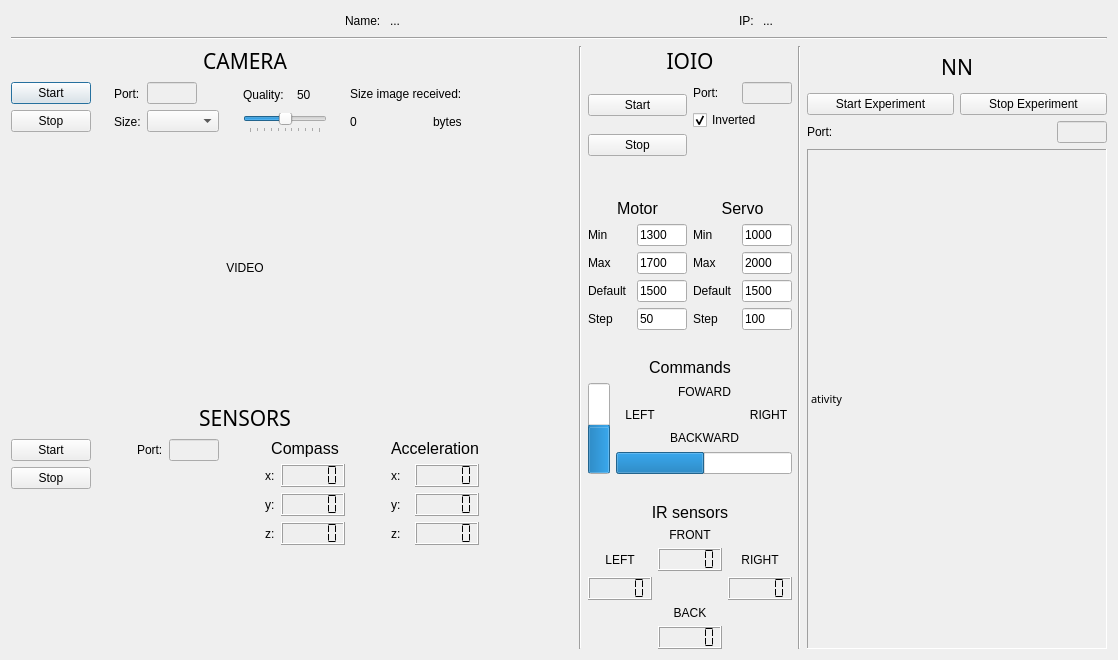
<?xml version="1.0" encoding="UTF-8"?>
<ui version="4.0">
 <class>Android_Dialog</class>
 <widget class="QDialog" name="Android_Dialog">
  <property name="geometry">
   <rect>
    <x>0</x>
    <y>0</y>
    <width>1118</width>
    <height>660</height>
   </rect>
  </property>
  <property name="windowTitle">
   <string>Dialog</string>
  </property>
  <layout class="QVBoxLayout" name="verticalLayout_15">
   <item>
    <layout class="QHBoxLayout" name="horizontalLayout_21">
     <item>
      <spacer name="horizontalSpacer_13">
       <property name="orientation">
        <enum>Qt::Horizontal</enum>
       </property>
       <property name="sizeHint" stdset="0">
        <size>
         <width>40</width>
         <height>20</height>
        </size>
       </property>
      </spacer>
     </item>
     <item>
      <widget class="QLabel" name="label_6">
       <property name="text">
        <string>Name: </string>
       </property>
      </widget>
     </item>
     <item>
      <widget class="QLabel" name="phone_label">
       <property name="text">
        <string>...</string>
       </property>
       <property name="scaledContents">
        <bool>true</bool>
       </property>
      </widget>
     </item>
     <item>
      <spacer name="horizontalSpacer_7">
       <property name="orientation">
        <enum>Qt::Horizontal</enum>
       </property>
       <property name="sizeHint" stdset="0">
        <size>
         <width>18</width>
         <height>20</height>
        </size>
       </property>
      </spacer>
     </item>
     <item>
      <widget class="QLabel" name="label_7">
       <property name="text">
        <string>IP: </string>
       </property>
      </widget>
     </item>
     <item>
      <widget class="QLabel" name="IP_label">
       <property name="text">
        <string>...</string>
       </property>
       <property name="scaledContents">
        <bool>true</bool>
       </property>
      </widget>
     </item>
     <item>
      <spacer name="horizontalSpacer_2">
       <property name="orientation">
        <enum>Qt::Horizontal</enum>
       </property>
       <property name="sizeHint" stdset="0">
        <size>
         <width>40</width>
         <height>20</height>
        </size>
       </property>
      </spacer>
     </item>
    </layout>
   </item>
   <item>
    <widget class="Line" name="line_2">
     <property name="orientation">
      <enum>Qt::Horizontal</enum>
     </property>
    </widget>
   </item>
   <item>
    <layout class="QHBoxLayout" name="horizontalLayout_20">
     <item>
      <layout class="QVBoxLayout" name="verticalLayout_2">
       <item>
        <widget class="QLabel" name="label">
         <property name="font">
          <font>
           <family>Ethnocentric</family>
           <pointsize>16</pointsize>
          </font>
         </property>
         <property name="text">
          <string>CAMERA</string>
         </property>
         <property name="alignment">
          <set>Qt::AlignCenter</set>
         </property>
        </widget>
       </item>
       <item>
        <layout class="QHBoxLayout" name="horizontalLayout_7">
         <item>
          <layout class="QVBoxLayout" name="verticalLayout_5">
           <item>
            <widget class="QPushButton" name="camera_start_btn">
             <property name="text">
              <string>Start</string>
             </property>
            </widget>
           </item>
           <item>
            <widget class="QPushButton" name="camera_stop_btn">
             <property name="text">
              <string>Stop</string>
             </property>
            </widget>
           </item>
          </layout>
         </item>
         <item>
          <spacer name="horizontalSpacer_4">
           <property name="orientation">
            <enum>Qt::Horizontal</enum>
           </property>
           <property name="sizeHint" stdset="0">
            <size>
             <width>13</width>
             <height>17</height>
            </size>
           </property>
          </spacer>
         </item>
         <item>
          <layout class="QHBoxLayout" name="horizontalLayout_5">
           <item>
            <layout class="QVBoxLayout" name="verticalLayout_6">
             <item>
              <widget class="QLabel" name="port_cam_label">
               <property name="text">
                <string>Port:</string>
               </property>
              </widget>
             </item>
             <item>
              <widget class="QLabel" name="label_5">
               <property name="text">
                <string>Size:</string>
               </property>
              </widget>
             </item>
            </layout>
           </item>
           <item>
            <layout class="QVBoxLayout" name="verticalLayout_7">
             <item>
              <widget class="QLineEdit" name="cam_port_lineEdit">
               <property name="enabled">
                <bool>false</bool>
               </property>
               <property name="maximumSize">
                <size>
                 <width>50</width>
                 <height>16777215</height>
                </size>
               </property>
               <property name="maxLength">
                <number>6</number>
               </property>
              </widget>
             </item>
             <item>
              <widget class="QComboBox" name="cam_sizes_box"/>
             </item>
            </layout>
           </item>
          </layout>
         </item>
         <item>
          <spacer name="horizontalSpacer_5">
           <property name="orientation">
            <enum>Qt::Horizontal</enum>
           </property>
           <property name="sizeHint" stdset="0">
            <size>
             <width>13</width>
             <height>17</height>
            </size>
           </property>
          </spacer>
         </item>
         <item>
          <layout class="QVBoxLayout" name="verticalLayout">
           <item>
            <layout class="QHBoxLayout" name="horizontalLayout">
             <item>
              <widget class="QLabel" name="label_3">
               <property name="text">
                <string>Quality:</string>
               </property>
              </widget>
             </item>
             <item>
              <widget class="QLabel" name="compr_rate_label">
               <property name="maximumSize">
                <size>
                 <width>30</width>
                 <height>16777215</height>
                </size>
               </property>
               <property name="text">
                <string>50</string>
               </property>
              </widget>
             </item>
            </layout>
           </item>
           <item>
            <widget class="QSlider" name="img_compression_Slider">
             <property name="mouseTracking">
              <bool>false</bool>
             </property>
             <property name="maximum">
              <number>100</number>
             </property>
             <property name="singleStep">
              <number>10</number>
             </property>
             <property name="pageStep">
              <number>10</number>
             </property>
             <property name="value">
              <number>50</number>
             </property>
             <property name="sliderPosition">
              <number>50</number>
             </property>
             <property name="tracking">
              <bool>true</bool>
             </property>
             <property name="orientation">
              <enum>Qt::Horizontal</enum>
             </property>
             <property name="invertedAppearance">
              <bool>false</bool>
             </property>
             <property name="tickPosition">
              <enum>QSlider::TicksBelow</enum>
             </property>
             <property name="tickInterval">
              <number>10</number>
             </property>
            </widget>
           </item>
          </layout>
         </item>
         <item>
          <spacer name="horizontalSpacer_9">
           <property name="orientation">
            <enum>Qt::Horizontal</enum>
           </property>
           <property name="sizeHint" stdset="0">
            <size>
             <width>13</width>
             <height>51</height>
            </size>
           </property>
          </spacer>
         </item>
         <item>
          <layout class="QVBoxLayout" name="verticalLayout_8">
           <item>
            <widget class="QLabel" name="label_4">
             <property name="frameShape">
              <enum>QFrame::NoFrame</enum>
             </property>
             <property name="frameShadow">
              <enum>QFrame::Plain</enum>
             </property>
             <property name="text">
              <string>Size image received:</string>
             </property>
            </widget>
           </item>
           <item>
            <layout class="QHBoxLayout" name="horizontalLayout_6">
             <item>
              <widget class="QLabel" name="size_image_label">
               <property name="text">
                <string>0</string>
               </property>
               <property name="alignment">
                <set>Qt::AlignCenter</set>
               </property>
              </widget>
             </item>
             <item>
              <spacer name="horizontalSpacer_6">
               <property name="orientation">
                <enum>Qt::Horizontal</enum>
               </property>
               <property name="sizeHint" stdset="0">
                <size>
                 <width>18</width>
                 <height>20</height>
                </size>
               </property>
              </spacer>
             </item>
             <item>
              <widget class="QLabel" name="label_9">
               <property name="text">
                <string>bytes</string>
               </property>
              </widget>
             </item>
            </layout>
           </item>
          </layout>
         </item>
         <item>
          <spacer name="horizontalSpacer_8">
           <property name="orientation">
            <enum>Qt::Horizontal</enum>
           </property>
           <property name="sizeHint" stdset="0">
            <size>
             <width>13</width>
             <height>17</height>
            </size>
           </property>
          </spacer>
         </item>
        </layout>
       </item>
       <item>
        <spacer name="verticalSpacer_9">
         <property name="orientation">
          <enum>Qt::Vertical</enum>
         </property>
         <property name="sizeHint" stdset="0">
          <size>
           <width>20</width>
           <height>40</height>
          </size>
         </property>
        </spacer>
       </item>
       <item>
        <layout class="QHBoxLayout" name="horizontalLayout_8">
         <item>
          <spacer name="horizontalSpacer_10">
           <property name="orientation">
            <enum>Qt::Horizontal</enum>
           </property>
           <property name="sizeHint" stdset="0">
            <size>
             <width>40</width>
             <height>20</height>
            </size>
           </property>
          </spacer>
         </item>
         <item>
          <widget class="QLabel" name="video_label">
           <property name="minimumSize">
            <size>
             <width>50</width>
             <height>50</height>
            </size>
           </property>
           <property name="layoutDirection">
            <enum>Qt::LeftToRight</enum>
           </property>
           <property name="text">
            <string>VIDEO</string>
           </property>
           <property name="scaledContents">
            <bool>true</bool>
           </property>
           <property name="alignment">
            <set>Qt::AlignCenter</set>
           </property>
          </widget>
         </item>
         <item>
          <spacer name="horizontalSpacer_11">
           <property name="orientation">
            <enum>Qt::Horizontal</enum>
           </property>
           <property name="sizeHint" stdset="0">
            <size>
             <width>40</width>
             <height>20</height>
            </size>
           </property>
          </spacer>
         </item>
        </layout>
       </item>
       <item>
        <spacer name="verticalSpacer_3">
         <property name="orientation">
          <enum>Qt::Vertical</enum>
         </property>
         <property name="sizeHint" stdset="0">
          <size>
           <width>13</width>
           <height>98</height>
          </size>
         </property>
        </spacer>
       </item>
       <item>
        <widget class="QLabel" name="label_2">
         <property name="font">
          <font>
           <family>Ethnocentric</family>
           <pointsize>16</pointsize>
          </font>
         </property>
         <property name="text">
          <string>SENSORS</string>
         </property>
         <property name="alignment">
          <set>Qt::AlignCenter</set>
         </property>
        </widget>
       </item>
       <item>
        <layout class="QHBoxLayout" name="horizontalLayout_3">
         <item>
          <layout class="QVBoxLayout" name="verticalLayout_3">
           <item>
            <widget class="QPushButton" name="sensors_start_btn">
             <property name="text">
              <string>Start</string>
             </property>
            </widget>
           </item>
           <item>
            <widget class="QPushButton" name="sensors_stop_btn">
             <property name="text">
              <string>Stop</string>
             </property>
            </widget>
           </item>
           <item>
            <spacer name="verticalSpacer">
             <property name="orientation">
              <enum>Qt::Vertical</enum>
             </property>
             <property name="sizeHint" stdset="0">
              <size>
               <width>20</width>
               <height>40</height>
              </size>
             </property>
            </spacer>
           </item>
          </layout>
         </item>
         <item>
          <spacer name="horizontalSpacer_12">
           <property name="orientation">
            <enum>Qt::Horizontal</enum>
           </property>
           <property name="sizeHint" stdset="0">
            <size>
             <width>40</width>
             <height>20</height>
            </size>
           </property>
          </spacer>
         </item>
         <item>
          <layout class="QVBoxLayout" name="verticalLayout_4">
           <item>
            <layout class="QHBoxLayout" name="horizontalLayout_2">
             <item>
              <widget class="QLabel" name="sensors_port_label">
               <property name="text">
                <string>Port:</string>
               </property>
              </widget>
             </item>
             <item>
              <widget class="QLineEdit" name="sensors_port_lineEdit">
               <property name="enabled">
                <bool>false</bool>
               </property>
               <property name="sizePolicy">
                <sizepolicy hsizetype="Fixed" vsizetype="Fixed">
                 <horstretch>0</horstretch>
                 <verstretch>0</verstretch>
                </sizepolicy>
               </property>
               <property name="maximumSize">
                <size>
                 <width>50</width>
                 <height>16777215</height>
                </size>
               </property>
               <property name="maxLength">
                <number>6</number>
               </property>
              </widget>
             </item>
            </layout>
           </item>
           <item>
            <spacer name="verticalSpacer_4">
             <property name="orientation">
              <enum>Qt::Vertical</enum>
             </property>
             <property name="sizeHint" stdset="0">
              <size>
               <width>20</width>
               <height>40</height>
              </size>
             </property>
            </spacer>
           </item>
          </layout>
         </item>
         <item>
          <spacer name="horizontalSpacer">
           <property name="orientation">
            <enum>Qt::Horizontal</enum>
           </property>
           <property name="sizeHint" stdset="0">
            <size>
             <width>40</width>
             <height>20</height>
            </size>
           </property>
          </spacer>
         </item>
         <item>
          <layout class="QGridLayout" name="gridLayout">
           <item row="0" column="0" colspan="2">
            <widget class="QLabel" name="compass_label">
             <property name="font">
              <font>
               <pointsize>12</pointsize>
              </font>
             </property>
             <property name="text">
              <string>Compass</string>
             </property>
             <property name="alignment">
              <set>Qt::AlignCenter</set>
             </property>
            </widget>
           </item>
           <item row="1" column="0">
            <widget class="QLabel" name="label_8">
             <property name="text">
              <string>x:</string>
             </property>
            </widget>
           </item>
           <item row="1" column="1">
            <widget class="QLCDNumber" name="compass_LCD_x">
             <property name="segmentStyle">
              <enum>QLCDNumber::Flat</enum>
             </property>
            </widget>
           </item>
           <item row="2" column="0">
            <widget class="QLabel" name="label_10">
             <property name="text">
              <string>y:</string>
             </property>
            </widget>
           </item>
           <item row="2" column="1">
            <widget class="QLCDNumber" name="compass_LCD_y">
             <property name="segmentStyle">
              <enum>QLCDNumber::Flat</enum>
             </property>
            </widget>
           </item>
           <item row="3" column="0">
            <widget class="QLabel" name="label_11">
             <property name="text">
              <string>z:</string>
             </property>
            </widget>
           </item>
           <item row="3" column="1">
            <widget class="QLCDNumber" name="compass_LCD_z">
             <property name="segmentStyle">
              <enum>QLCDNumber::Flat</enum>
             </property>
            </widget>
           </item>
          </layout>
         </item>
         <item>
          <spacer name="horizontalSpacer_3">
           <property name="orientation">
            <enum>Qt::Horizontal</enum>
           </property>
           <property name="sizeHint" stdset="0">
            <size>
             <width>40</width>
             <height>20</height>
            </size>
           </property>
          </spacer>
         </item>
         <item>
          <layout class="QGridLayout" name="gridLayout_2">
           <item row="0" column="0" colspan="2">
            <widget class="QLabel" name="acceleration_label">
             <property name="font">
              <font>
               <pointsize>12</pointsize>
              </font>
             </property>
             <property name="text">
              <string>Acceleration</string>
             </property>
             <property name="alignment">
              <set>Qt::AlignCenter</set>
             </property>
            </widget>
           </item>
           <item row="1" column="0">
            <widget class="QLabel" name="label_12">
             <property name="text">
              <string>x:</string>
             </property>
            </widget>
           </item>
           <item row="1" column="1">
            <widget class="QLCDNumber" name="accelerometer_LCD_x">
             <property name="segmentStyle">
              <enum>QLCDNumber::Flat</enum>
             </property>
            </widget>
           </item>
           <item row="2" column="0">
            <widget class="QLabel" name="label_13">
             <property name="text">
              <string>y:</string>
             </property>
            </widget>
           </item>
           <item row="2" column="1">
            <widget class="QLCDNumber" name="accelerometer_LCD_y">
             <property name="segmentStyle">
              <enum>QLCDNumber::Flat</enum>
             </property>
            </widget>
           </item>
           <item row="3" column="0">
            <widget class="QLabel" name="label_14">
             <property name="text">
              <string>z:</string>
             </property>
            </widget>
           </item>
           <item row="3" column="1">
            <widget class="QLCDNumber" name="accelerometer_LCD_z">
             <property name="segmentStyle">
              <enum>QLCDNumber::Flat</enum>
             </property>
            </widget>
           </item>
          </layout>
         </item>
        </layout>
       </item>
       <item>
        <spacer name="verticalSpacer_2">
         <property name="orientation">
          <enum>Qt::Vertical</enum>
         </property>
         <property name="sizeHint" stdset="0">
          <size>
           <width>20</width>
           <height>40</height>
          </size>
         </property>
        </spacer>
       </item>
      </layout>
     </item>
     <item>
      <spacer name="horizontalSpacer_14">
       <property name="orientation">
        <enum>Qt::Horizontal</enum>
       </property>
       <property name="sizeHint" stdset="0">
        <size>
         <width>40</width>
         <height>20</height>
        </size>
       </property>
      </spacer>
     </item>
     <item>
      <widget class="Line" name="line">
       <property name="orientation">
        <enum>Qt::Vertical</enum>
       </property>
      </widget>
     </item>
     <item>
      <layout class="QVBoxLayout" name="verticalLayout_13">
       <item>
        <widget class="QLabel" name="label_21">
         <property name="font">
          <font>
           <family>Ethnocentric</family>
           <pointsize>16</pointsize>
          </font>
         </property>
         <property name="text">
          <string>IOIO</string>
         </property>
         <property name="alignment">
          <set>Qt::AlignCenter</set>
         </property>
        </widget>
       </item>
       <item>
        <layout class="QHBoxLayout" name="horizontalLayout_11">
         <item>
          <layout class="QVBoxLayout" name="verticalLayout_10">
           <item>
            <widget class="QPushButton" name="ioio_start_btn">
             <property name="text">
              <string>Start</string>
             </property>
            </widget>
           </item>
           <item>
            <widget class="QPushButton" name="ioio_stop_btn">
             <property name="text">
              <string>Stop</string>
             </property>
            </widget>
           </item>
          </layout>
         </item>
         <item>
          <layout class="QVBoxLayout" name="verticalLayout_9">
           <item>
            <layout class="QHBoxLayout" name="horizontalLayout_10">
             <item>
              <widget class="QLabel" name="ioio_port_label">
               <property name="text">
                <string>Port:</string>
               </property>
              </widget>
             </item>
             <item>
              <widget class="QLineEdit" name="ioio_port_lineEdit">
               <property name="enabled">
                <bool>false</bool>
               </property>
               <property name="sizePolicy">
                <sizepolicy hsizetype="Fixed" vsizetype="Fixed">
                 <horstretch>0</horstretch>
                 <verstretch>0</verstretch>
                </sizepolicy>
               </property>
               <property name="maximumSize">
                <size>
                 <width>50</width>
                 <height>16777215</height>
                </size>
               </property>
               <property name="maxLength">
                <number>6</number>
               </property>
              </widget>
             </item>
            </layout>
           </item>
           <item>
            <widget class="QCheckBox" name="ioio_checkBox">
             <property name="text">
              <string>Inverted</string>
             </property>
             <property name="checked">
              <bool>true</bool>
             </property>
            </widget>
           </item>
           <item>
            <spacer name="verticalSpacer_6">
             <property name="orientation">
              <enum>Qt::Vertical</enum>
             </property>
             <property name="sizeHint" stdset="0">
              <size>
               <width>20</width>
               <height>40</height>
              </size>
             </property>
            </spacer>
           </item>
          </layout>
         </item>
        </layout>
       </item>
       <item>
        <spacer name="verticalSpacer_10">
         <property name="orientation">
          <enum>Qt::Vertical</enum>
         </property>
         <property name="sizeHint" stdset="0">
          <size>
           <width>203</width>
           <height>13</height>
          </size>
         </property>
        </spacer>
       </item>
       <item>
        <layout class="QHBoxLayout" name="horizontalLayout_19">
         <item>
          <layout class="QVBoxLayout" name="verticalLayout_12">
           <item>
            <widget class="QLabel" name="label_15">
             <property name="font">
              <font>
               <pointsize>12</pointsize>
              </font>
             </property>
             <property name="text">
              <string>Motor</string>
             </property>
             <property name="alignment">
              <set>Qt::AlignCenter</set>
             </property>
            </widget>
           </item>
           <item>
            <layout class="QHBoxLayout" name="horizontalLayout_12">
             <item>
              <widget class="QLabel" name="label_17">
               <property name="text">
                <string>Min</string>
               </property>
              </widget>
             </item>
             <item>
              <widget class="QLineEdit" name="motor_min_lineEdit">
               <property name="maximumSize">
                <size>
                 <width>50</width>
                 <height>16777215</height>
                </size>
               </property>
               <property name="text">
                <string>1300</string>
               </property>
              </widget>
             </item>
            </layout>
           </item>
           <item>
            <layout class="QHBoxLayout" name="horizontalLayout_13">
             <item>
              <widget class="QLabel" name="label_23">
               <property name="text">
                <string>Max</string>
               </property>
              </widget>
             </item>
             <item>
              <widget class="QLineEdit" name="motor_max_lineEdit">
               <property name="maximumSize">
                <size>
                 <width>50</width>
                 <height>16777215</height>
                </size>
               </property>
               <property name="text">
                <string>1700</string>
               </property>
              </widget>
             </item>
            </layout>
           </item>
           <item>
            <layout class="QHBoxLayout" name="horizontalLayout_9">
             <item>
              <widget class="QLabel" name="label_28">
               <property name="text">
                <string>Default</string>
               </property>
              </widget>
             </item>
             <item>
              <widget class="QLineEdit" name="default_motor_lineEdit">
               <property name="maximumSize">
                <size>
                 <width>50</width>
                 <height>16777215</height>
                </size>
               </property>
               <property name="text">
                <string>1500</string>
               </property>
              </widget>
             </item>
            </layout>
           </item>
           <item>
            <layout class="QHBoxLayout" name="horizontalLayout_17">
             <item>
              <widget class="QLabel" name="label_30">
               <property name="text">
                <string>Step</string>
               </property>
              </widget>
             </item>
             <item>
              <widget class="QLineEdit" name="step_motor_lineEdit">
               <property name="maximumSize">
                <size>
                 <width>50</width>
                 <height>16777215</height>
                </size>
               </property>
               <property name="text">
                <string>50</string>
               </property>
              </widget>
             </item>
            </layout>
           </item>
          </layout>
         </item>
         <item>
          <layout class="QVBoxLayout" name="verticalLayout_11">
           <item>
            <widget class="QLabel" name="label_16">
             <property name="font">
              <font>
               <pointsize>12</pointsize>
              </font>
             </property>
             <property name="text">
              <string>Servo</string>
             </property>
             <property name="alignment">
              <set>Qt::AlignCenter</set>
             </property>
            </widget>
           </item>
           <item>
            <layout class="QHBoxLayout" name="horizontalLayout_14">
             <item>
              <widget class="QLabel" name="label_25">
               <property name="text">
                <string>Min</string>
               </property>
              </widget>
             </item>
             <item>
              <widget class="QLineEdit" name="servo_min_lineEdit">
               <property name="maximumSize">
                <size>
                 <width>50</width>
                 <height>16777215</height>
                </size>
               </property>
               <property name="text">
                <string>1000</string>
               </property>
              </widget>
             </item>
            </layout>
           </item>
           <item>
            <layout class="QHBoxLayout" name="horizontalLayout_15">
             <item>
              <widget class="QLabel" name="label_24">
               <property name="text">
                <string>Max</string>
               </property>
              </widget>
             </item>
             <item>
              <widget class="QLineEdit" name="servo_max_lineEdit">
               <property name="maximumSize">
                <size>
                 <width>50</width>
                 <height>16777215</height>
                </size>
               </property>
               <property name="text">
                <string>2000</string>
               </property>
              </widget>
             </item>
            </layout>
           </item>
           <item>
            <layout class="QHBoxLayout" name="horizontalLayout_16">
             <item>
              <widget class="QLabel" name="label_29">
               <property name="text">
                <string>Default</string>
               </property>
              </widget>
             </item>
             <item>
              <widget class="QLineEdit" name="default_servo_lineEdit">
               <property name="maximumSize">
                <size>
                 <width>50</width>
                 <height>16777215</height>
                </size>
               </property>
               <property name="text">
                <string>1500</string>
               </property>
              </widget>
             </item>
            </layout>
           </item>
           <item>
            <layout class="QHBoxLayout" name="horizontalLayout_18">
             <item>
              <widget class="QLabel" name="label_31">
               <property name="text">
                <string>Step</string>
               </property>
              </widget>
             </item>
             <item>
              <widget class="QLineEdit" name="step_servo_lineEdit">
               <property name="maximumSize">
                <size>
                 <width>50</width>
                 <height>16777215</height>
                </size>
               </property>
               <property name="text">
                <string>100</string>
               </property>
              </widget>
             </item>
            </layout>
           </item>
          </layout>
         </item>
        </layout>
       </item>
       <item>
        <spacer name="verticalSpacer_8">
         <property name="orientation">
          <enum>Qt::Vertical</enum>
         </property>
         <property name="sizeHint" stdset="0">
          <size>
           <width>203</width>
           <height>13</height>
          </size>
         </property>
        </spacer>
       </item>
       <item>
        <widget class="QLabel" name="ioio_label_2">
         <property name="font">
          <font>
           <pointsize>12</pointsize>
          </font>
         </property>
         <property name="text">
          <string>Commands</string>
         </property>
         <property name="alignment">
          <set>Qt::AlignCenter</set>
         </property>
        </widget>
       </item>
       <item>
        <layout class="QGridLayout" name="gridLayout_4">
         <item row="1" column="1">
          <widget class="QLabel" name="left_label">
           <property name="layoutDirection">
            <enum>Qt::LeftToRight</enum>
           </property>
           <property name="text">
            <string>LEFT</string>
           </property>
           <property name="alignment">
            <set>Qt::AlignCenter</set>
           </property>
          </widget>
         </item>
         <item row="1" column="3">
          <widget class="QLabel" name="right_label">
           <property name="layoutDirection">
            <enum>Qt::LeftToRight</enum>
           </property>
           <property name="text">
            <string>RIGHT</string>
           </property>
           <property name="alignment">
            <set>Qt::AlignCenter</set>
           </property>
          </widget>
         </item>
         <item row="0" column="2">
          <widget class="QLabel" name="up_label">
           <property name="layoutDirection">
            <enum>Qt::LeftToRight</enum>
           </property>
           <property name="text">
            <string>FOWARD</string>
           </property>
           <property name="alignment">
            <set>Qt::AlignCenter</set>
           </property>
          </widget>
         </item>
         <item row="0" column="0" rowspan="4">
          <widget class="QProgressBar" name="motor_progressBar">
           <property name="minimum">
            <number>1000</number>
           </property>
           <property name="maximum">
            <number>2000</number>
           </property>
           <property name="value">
            <number>1500</number>
           </property>
           <property name="orientation">
            <enum>Qt::Vertical</enum>
           </property>
          </widget>
         </item>
         <item row="2" column="2">
          <widget class="QLabel" name="down_label">
           <property name="layoutDirection">
            <enum>Qt::LeftToRight</enum>
           </property>
           <property name="text">
            <string>BACKWARD</string>
           </property>
           <property name="alignment">
            <set>Qt::AlignCenter</set>
           </property>
          </widget>
         </item>
         <item row="3" column="1" colspan="3">
          <widget class="QProgressBar" name="servo_progressBar">
           <property name="minimum">
            <number>1000</number>
           </property>
           <property name="maximum">
            <number>2000</number>
           </property>
           <property name="value">
            <number>1500</number>
           </property>
           <property name="textVisible">
            <bool>false</bool>
           </property>
          </widget>
         </item>
        </layout>
       </item>
       <item>
        <spacer name="verticalSpacer_7">
         <property name="orientation">
          <enum>Qt::Vertical</enum>
         </property>
         <property name="sizeHint" stdset="0">
          <size>
           <width>203</width>
           <height>13</height>
          </size>
         </property>
        </spacer>
       </item>
       <item>
        <widget class="QLabel" name="ioio_label">
         <property name="font">
          <font>
           <pointsize>12</pointsize>
          </font>
         </property>
         <property name="text">
          <string>IR sensors</string>
         </property>
         <property name="alignment">
          <set>Qt::AlignCenter</set>
         </property>
        </widget>
       </item>
       <item>
        <layout class="QGridLayout" name="gridLayout_3">
         <item row="0" column="1">
          <widget class="QLabel" name="label_19">
           <property name="layoutDirection">
            <enum>Qt::LeftToRight</enum>
           </property>
           <property name="text">
            <string>FRONT</string>
           </property>
           <property name="alignment">
            <set>Qt::AlignCenter</set>
           </property>
          </widget>
         </item>
         <item row="1" column="0">
          <widget class="QLabel" name="label_18">
           <property name="layoutDirection">
            <enum>Qt::LeftToRight</enum>
           </property>
           <property name="text">
            <string>LEFT</string>
           </property>
           <property name="alignment">
            <set>Qt::AlignCenter</set>
           </property>
          </widget>
         </item>
         <item row="1" column="1">
          <widget class="QLCDNumber" name="IR_front_LCD">
           <property name="segmentStyle">
            <enum>QLCDNumber::Flat</enum>
           </property>
          </widget>
         </item>
         <item row="1" column="2">
          <widget class="QLabel" name="label_20">
           <property name="layoutDirection">
            <enum>Qt::LeftToRight</enum>
           </property>
           <property name="text">
            <string>RIGHT</string>
           </property>
           <property name="alignment">
            <set>Qt::AlignCenter</set>
           </property>
          </widget>
         </item>
         <item row="2" column="0">
          <widget class="QLCDNumber" name="IR_left_LCD">
           <property name="segmentStyle">
            <enum>QLCDNumber::Flat</enum>
           </property>
          </widget>
         </item>
         <item row="2" column="2">
          <widget class="QLCDNumber" name="IR_right_LCD">
           <property name="segmentStyle">
            <enum>QLCDNumber::Flat</enum>
           </property>
          </widget>
         </item>
         <item row="4" column="1">
          <widget class="QLabel" name="label_22">
           <property name="layoutDirection">
            <enum>Qt::LeftToRight</enum>
           </property>
           <property name="text">
            <string>BACK</string>
           </property>
           <property name="alignment">
            <set>Qt::AlignCenter</set>
           </property>
          </widget>
         </item>
         <item row="5" column="1">
          <widget class="QLCDNumber" name="IR_back_LCD">
           <property name="segmentStyle">
            <enum>QLCDNumber::Flat</enum>
           </property>
          </widget>
         </item>
        </layout>
       </item>
      </layout>
     </item>
     <item>
      <widget class="Line" name="line_3">
       <property name="orientation">
        <enum>Qt::Vertical</enum>
       </property>
      </widget>
     </item>
     <item>
      <layout class="QVBoxLayout" name="verticalLayout_14">
       <item>
        <widget class="QLabel" name="label_26">
         <property name="font">
          <font>
           <family>Ethnocentric</family>
           <pointsize>16</pointsize>
          </font>
         </property>
         <property name="text">
          <string>NN</string>
         </property>
         <property name="alignment">
          <set>Qt::AlignCenter</set>
         </property>
        </widget>
       </item>
       <item>
        <layout class="QHBoxLayout" name="horizontalLayout_4">
         <item>
          <widget class="QPushButton" name="start_exp_btn">
           <property name="text">
            <string>Start Experiment</string>
           </property>
          </widget>
         </item>
         <item>
          <widget class="QPushButton" name="stop_exp_btn">
           <property name="text">
            <string>Stop Experiment</string>
           </property>
          </widget>
         </item>
        </layout>
       </item>
       <item>
        <layout class="QHBoxLayout" name="horizontalLayout_22">
         <item>
          <widget class="QLabel" name="ioio_port_label_2">
           <property name="text">
            <string>Port:</string>
           </property>
          </widget>
         </item>
         <item>
          <widget class="QLineEdit" name="NN_port_lineEdit">
           <property name="enabled">
            <bool>false</bool>
           </property>
           <property name="sizePolicy">
            <sizepolicy hsizetype="Fixed" vsizetype="Fixed">
             <horstretch>0</horstretch>
             <verstretch>0</verstretch>
            </sizepolicy>
           </property>
           <property name="maximumSize">
            <size>
             <width>50</width>
             <height>16777215</height>
            </size>
           </property>
           <property name="maxLength">
            <number>6</number>
           </property>
          </widget>
         </item>
        </layout>
       </item>
       <item>
        <widget class="QLabel" name="nn_label">
         <property name="minimumSize">
          <size>
           <width>300</width>
           <height>500</height>
          </size>
         </property>
         <property name="font">
          <font>
           <family>Century Gothic</family>
           <pointsize>8</pointsize>
           <weight>50</weight>
           <bold>false</bold>
           <kerning>true</kerning>
          </font>
         </property>
         <property name="frameShape">
          <enum>QFrame::Panel</enum>
         </property>
         <property name="frameShadow">
          <enum>QFrame::Sunken</enum>
         </property>
         <property name="text">
          <string>ativity</string>
         </property>
        </widget>
       </item>
      </layout>
     </item>
    </layout>
   </item>
  </layout>
 </widget>
 <resources/>
 <connections/>
</ui>
